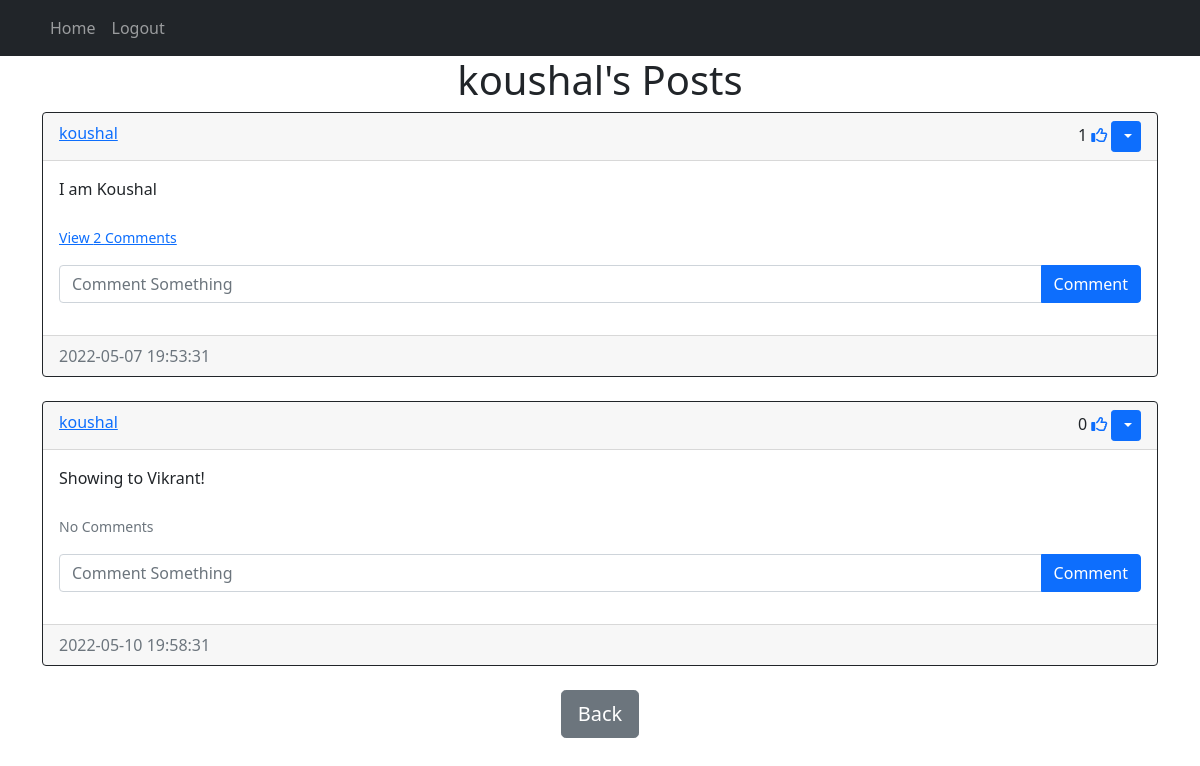
The page /posts/koushal (signed in) on the database its author committed.
### models.py (models this page shows)
class User(db.Model, UserMixin):
    id = db.Column(db.Integer, primary_key=True)
    email = db.Column(db.String(150), unique=True)
    username = db.Column(db.String(150), unique=True)
    password = db.Column(db.String(150))
    date_created = db.Column(db.DateTime(timezone=True), default=func.now())
    posts = db.relationship('Post', backref='user', passive_deletes=True)
    comments = db.relationship('Comment', backref='user', passive_deletes=True)
    likes = db.relationship('Like', backref='user', passive_deletes=True)

class Post(db.Model):
    id = db.Column(db.Integer, primary_key=True)
    text = db.Column(db.Text, nullable=False)
    date_created = db.Column(db.DateTime(timezone=True), default=func.now())
    author = db.Column(db.Integer, db.ForeignKey('user.id', ondelete="CASCADE"), nullable=False)
    comments = db.relationship('Comment', backref='post', passive_deletes=True)
    likes = db.relationship('Like', backref='post', passive_deletes=True)

### views.py (the view)
@views.route("/posts/<username>")
@login_required
def posts(username):
    user = User.query.filter_by(username=username).first()
    if not user:
        flash('No user with that username exists.', category='error')
        return redirect(url_for('views.home'))
    posts = user.posts
    return render_template("posts.html", user=current_user, posts=posts, username=username)

### __init__.py (called while the page is built)
def create_app():
    app = Flask(__name__)
    app.config['SECRET_KEY'] = "helloworld"
    app.config['SQLALCHEMY_DATABASE_URI'] = f'sqlite:///{DB_NAME}'
    db.init_app(app)
    from .views import views
    from .auth import auth
    app.register_blueprint(views, url_prefix="/")
    app.register_blueprint(auth, url_prefix="/")
    from .models import User, Post, Comment, Like
    create_database(app)
    login_manager = LoginManager()
    login_manager.login_view = "auth.login"
    login_manager.init_app(app)
    @login_manager.user_loader
    def load_user(id):
        return User.query.get(int(id))
    return app

### templates/posts.html (shortened to what this page needs)
{% extends "posts_div.html" %}
{% block header %} {{username}}'s Posts {% endblock %}
{% block footer %}
    <div align="center">
        <a href="/home"><button type="button" class="btn btn-secondary btn-lg">Back</button></a>
    </div>
{% endblock %}

### templates/posts_div.html (shortened to what this page needs)
{% extends "base.html" %}
{% block content %}
<h1 align="center">{% block header %} Posts {% endblock %}</h1>
<div id="posts">
    {% for post in posts %}
    <div class="card border-dark">
        <div class="card-header d-flex justify-content-between align-item-center">
            <a href="/posts/{{post.user.username}}">{{post.user.username}}</a>
                <div>
                    {{ post.likes|length }}
                    {% if user.id in post.likes|map(attribute="author")|list %}
                        <a href="/like-post/{{post.id}}"><i class="fas fa-thumbs-up"></i></a>
                    {% else %}
                    <a href="/like-post/{{post.id}}"><i class="far fa-thumbs-up"></i></a>
                    {% endif %}
                    {% if user.id == post.author %}
                        <div class="btn-group">
                            <button type="button" class="btn btn-sm btn-primary dropdown-toggle" data-bs-toggle="dropdown">
                            </button>
                        </div>
                    {% endif %}
                </div>
        </div>
        <div class="card-body">
            <div class="card-text"> {{ post.text }} </div>
            <br />
            <p class="card-text">
                {% if post.comments|length > 0 %}
                <a data-bs-toggle="collapse" href="#comments-{{post.id}}" role="button">
                    <small>View {{post.comments|length}} Comments</small>
                </a>
                {% else %}
                    <small class="text-muted">No Comments</small>
                {% endif %}
            </p>
            <form class="input-group mb-3" method="POST" action="/create-comment/{{ post.id }}">
                <input type="text" id="text" name="text" class="form-control" placeholder="Comment Something" />
                <button type="submit" class="btn btn-primary">Comment</button>
            </form>
        </div>
        <div class="card-footer text-muted">
            {{ post.date_created }}
        </div>
    </div>
    <br />
    {% endfor %}
</div>
{% block footer %}{% endblock %}
{% endblock %}

### templates/base.html (shortened to what this page needs)
<!DOCTYPE html>
<html lang="en">
<head>
    <link href="https://cdn.jsdelivr.net/npm/bootstrap@5.1.3/dist/css/bootstrap.min.css" rel="stylesheet">
</head>
<body>
    <nav class="navbar navbar-expand-lg navbar-dark bg-dark">
        <div class="container-fluid">
            <div class="container navbar-collapse" id="navbar">
                <div class="navbar-nav">
                    <a class="nav-item nav-link" href="/home">Home</a>
                    {% if user.is_authenticated %}
                        <a class="nav-item nav-link" href="/logout">Logout</a>
                    {% else %}
                        <a class="nav-item nav-link" href="/login">Login</a>
                        <a class="nav-item nav-link" href="/sign-up">Sign Up</a>
                    {% endif %}
                </div>
            </div>
        </div>
    </nav>
    <div class="container">
        {% block content %}{% endblock %}
    </div>
</body>
</html>

### rows shown on the page
User: username "koushal"
Post: user.username "koushal", likes|length "1", text "I am Koushal", comments|length "2", date_created "2022-05-07 19:53:31"
Post: user.username "koushal", likes|length "0", text "Showing to Vikrant!", shows "No Comments", date_created "2022-05-10 19:58:31"
